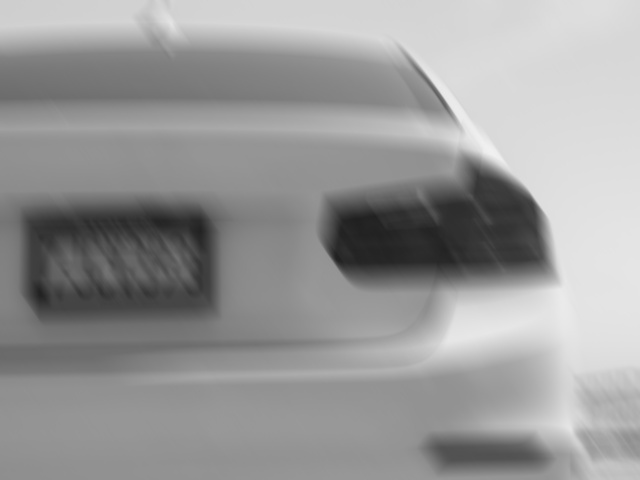
#> input picture image_3.jpg, 640 x 480 px
$ python code.py image_3.jpg
#> lines starting #> are read from the running program, lines starting #| are printed output that depends on the picture
#> further down, img is the input picture: shape (480, 640); min 32, max 241, mean 152.9
from __future__ import print_function
import numpy as np
import cv2
import sys
import getopt

def blur_edge(img, d=31):
#> called with d = 31
    h, w  = img.shape[:2]
#> h = 480; w = 640
    img_pad = cv2.copyMakeBorder(img, d, d, d, d, cv2.BORDER_WRAP)
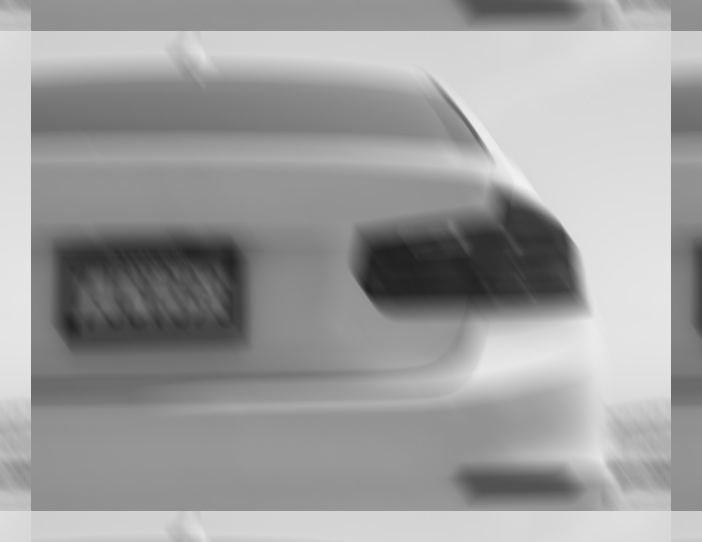
#> img_pad: shape (542, 702) float32; min 0.125, max 0.945, mean 0.618
    img_blur = cv2.GaussianBlur(img_pad, (2*d+1, 2*d+1), -1)[d:-d,d:-d]
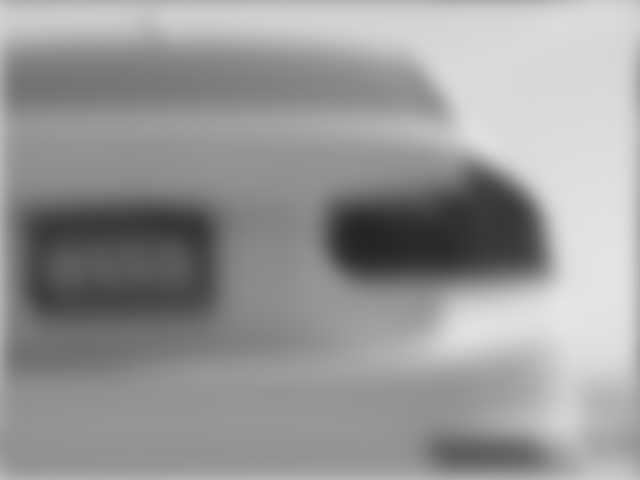
#> img_blur: shape (480, 640) float32; min 0.144, max 0.902, mean 0.6
    y, x = np.indices((h, w))
    dist = np.dstack([x, w-x-1, y, h-y-1]).min(-1)
    w = np.minimum(np.float32(dist)/d, 1.0)
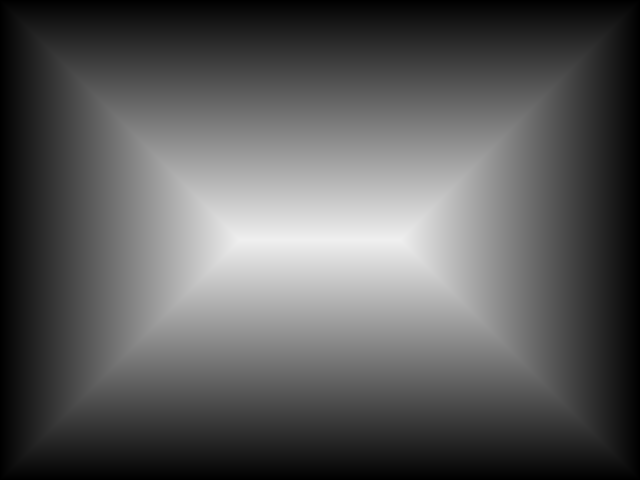
#> dist: shape (480, 640) int64; min 0, max 239, mean 89.5
    return img*w + img_blur*(1-w)

def motion_kernel(angle, d, sz=65):
    kern = np.ones((1, d), np.float32)
    c, s = np.cos(angle), np.sin(angle)
    A = np.float32([[c, -s, 0], [s, c, 0]])
    sz2 = sz // 2
    A[:,2] = (sz2, sz2) - np.dot(A[:,:2], ((d-1)*0.5, 0))
    kern = cv2.warpAffine(kern, A, (sz, sz), flags=cv2.INTER_CUBIC)
    return kern

def defocus_kernel(d, sz=65):
    kern = np.zeros((sz, sz), np.uint8)
    cv2.circle(kern, (sz, sz), d, 255, -1, cv2.LINE_AA, shift=1)
    kern = np.float32(kern) / 255.0
    return kern

if __name__ == '__main__':
    print(__doc__)
    opts, args = getopt.getopt(sys.argv[1:], '', ['circle', 'angle=', 'd=', 'snr='])
    opts = dict(opts)
    try:
        fn = args[0]
    except:
        # fn = 'licenseplate_motion.jpg'
        # fn = 'image6.jpeg'
        # fn = 'output_blurred_image_2.jpg'
        fn = 'image_3.jpg'

    win = 'deconvolution'

    img = cv2.imread(fn, 0)  # 0 to read the image in grayscale
    if img is None:
        print('Failed to load fn1:', fn)
        sys.exit(1)

    # cv2.imwrite('I1.jpg', img)

    img = np.float32(img)/255.0
    cv2.imshow('input', img)


    img = blur_edge(img)
    IMG = cv2.dft(img, flags=cv2.DFT_COMPLEX_OUTPUT)

    defocus = '--circle' in opts

    def update(_):
        ang = np.deg2rad(cv2.getTrackbarPos('angle', win))
        d = cv2.getTrackbarPos('d', win)
        noise = 10**(-0.1*cv2.getTrackbarPos('SNR (db)', win))

        if defocus:
            psf = defocus_kernel(d)
        else:
            psf = motion_kernel(ang, d)
        cv2.imshow('psf', psf)
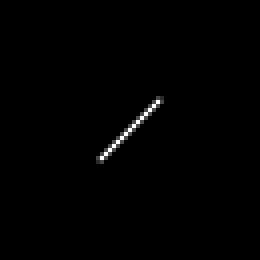
#> window 'psf': shape (65, 65) (shown 4 times larger); min 0, max 255, mean 1.5

        psf /= psf.sum()
        psf_pad = np.zeros_like(img)
        kh, kw = psf.shape
        psf_pad[:kh, :kw] = psf
        PSF = cv2.dft(psf_pad, flags=cv2.DFT_COMPLEX_OUTPUT, nonzeroRows=kh)
        PSF2 = (PSF**2).sum(-1)
        iPSF = PSF / (PSF2 + noise)[..., np.newaxis]
        RES = cv2.mulSpectrums(IMG, iPSF, 0)
        res = cv2.idft(RES, flags=cv2.DFT_SCALE | cv2.DFT_REAL_OUTPUT)
        res = np.roll(res, -kh//2, 0)
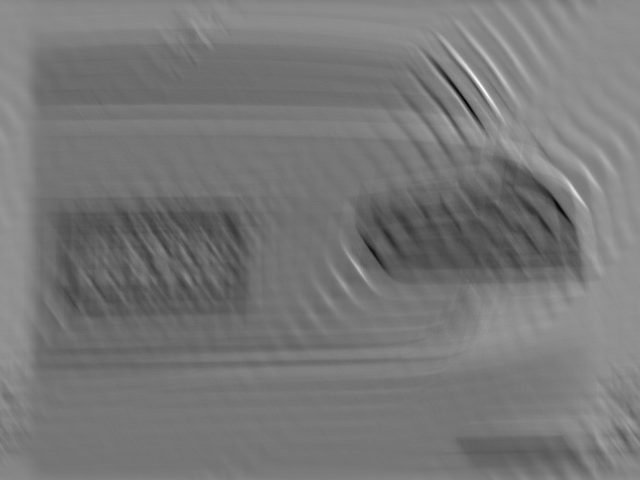
#> res: shape (480, 640) float32; min -0.835, max 2.2, mean 0.598; drawn with min black and max white
        res = np.roll(res, -kw//2, 1)
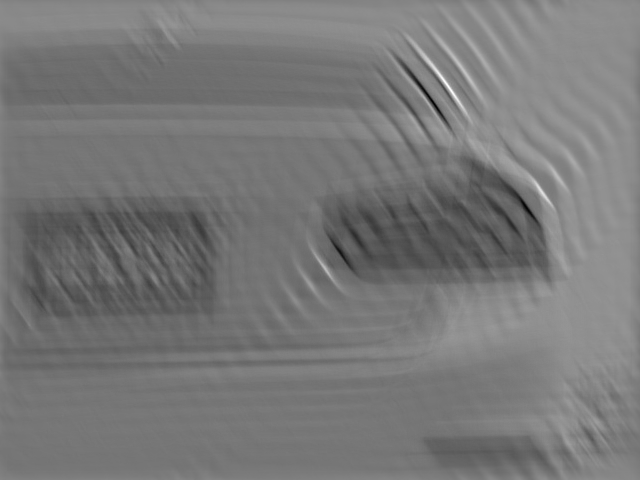
#> res: shape (480, 640) float32; min -0.835, max 2.2, mean 0.598; drawn with min black and max white
        cv2.imshow(win, res)
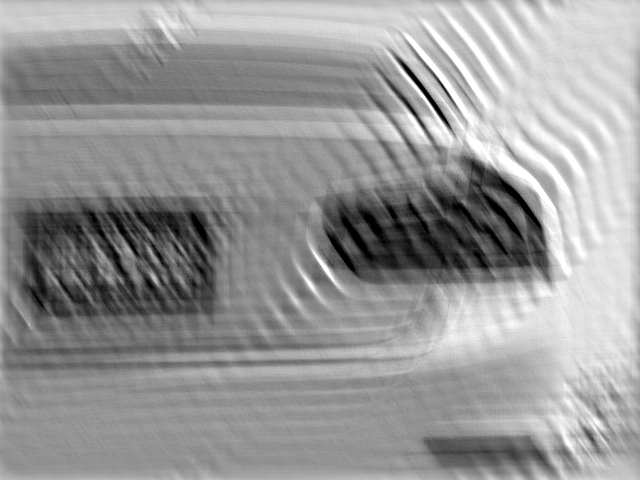
#> window 'deconvolution': shape (480, 640); min 0, max 255, mean 151.7

        # Store the result in the global variable for saving later
        global result_image
        result_image = res

    cv2.namedWindow(win)
    cv2.namedWindow('psf', 0)
    cv2.createTrackbar('angle', win, int(opts.get('--angle', 135)), 180, update)
    cv2.createTrackbar('d', win, int(opts.get('--d', 22)), 50, update)
    cv2.createTrackbar('SNR (db)', win, int(opts.get('--snr', 25)), 50, update)
    update(None)

    while True:
        ch = cv2.waitKey()
#> (key Esc is pressed here)
        if ch == 27:
            break
        if ch == ord(' '):
            defocus = not defocus
            update(None)
        if ch == ord('s'):
            # Save the result image
            if result_image is not None:
                cv2.imwrite('deconvolved_image_3.jpg', (result_image * 255).astype(np.uint8))
                print('Image saved as deconvolved_result.jpg')

    cv2.destroyAllWindows()

$ run again, with image_1.jpg copied over image_3.jpg
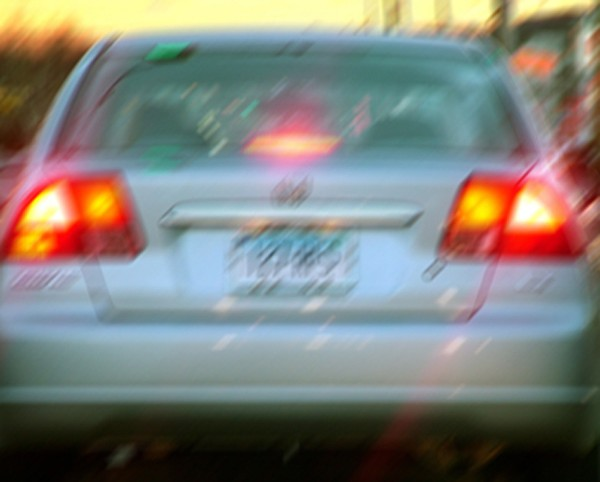
#> input picture image_1.jpg, 600 x 482 px
#> in blur_edge, `img_pad = cv2.copyMakeBorder(img, d, d, d, d, cv2.BORDER_WRAP)`:
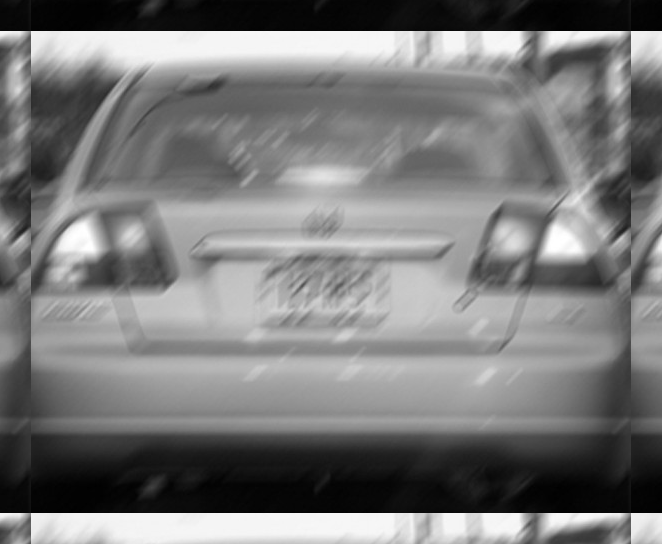
#> img_pad: shape (544, 662) float32; min 0, max 1, mean 0.478
#> in update, `res = np.roll(res, -kw//2, 1)`:
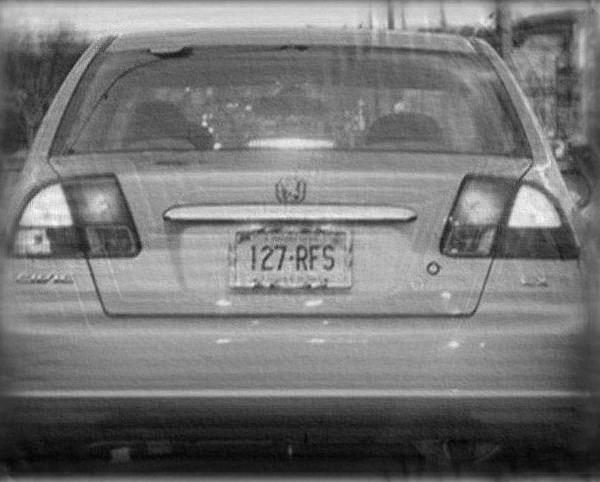
#> res: shape (482, 600) float32; min -0.0587, max 1.13, mean 0.493; drawn with min black and max white

$ run again, with image_2.jpg copied over image_3.jpg
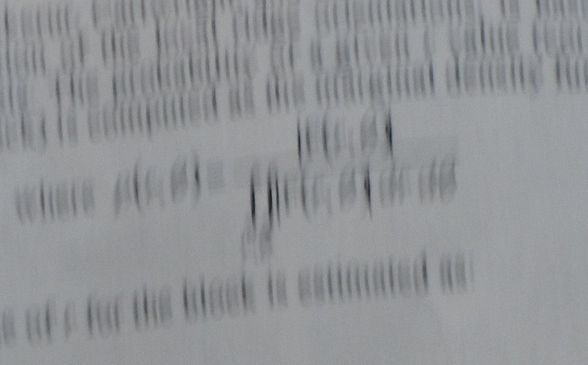
#> input picture image_2.jpg, 588 x 365 px
#> in blur_edge, `w = np.minimum(np.float32(dist)/d, 1.0)`:
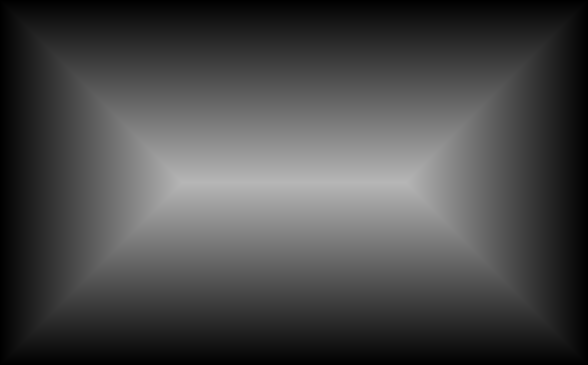
#> dist: shape (365, 588) int64; min 0, max 182, mean 71.9
#> in update, `cv2.imshow(win, res)`:
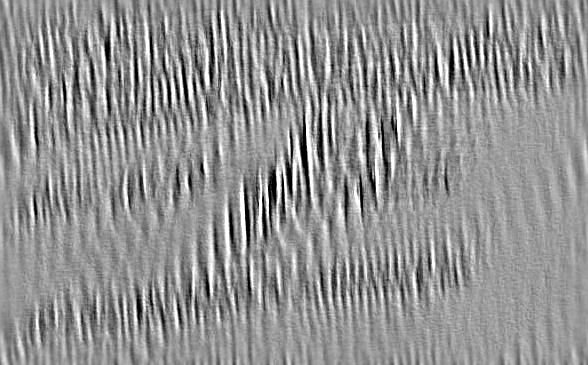
#> window 'deconvolution': shape (365, 588); min 0, max 255, mean 146
